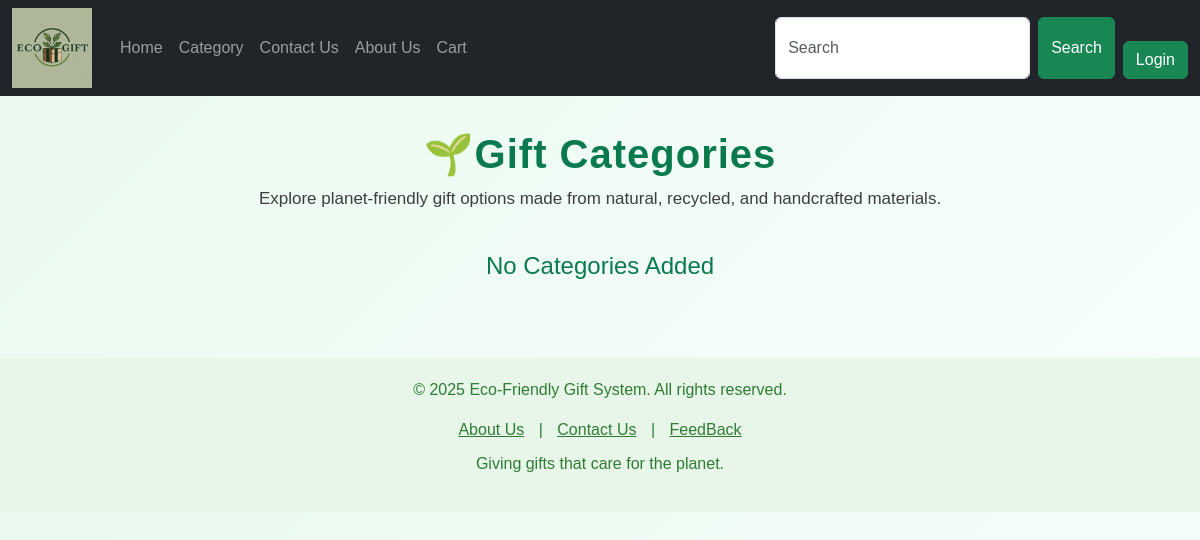
The page /USER_PANEL/cat.php on the database as committed earlier.
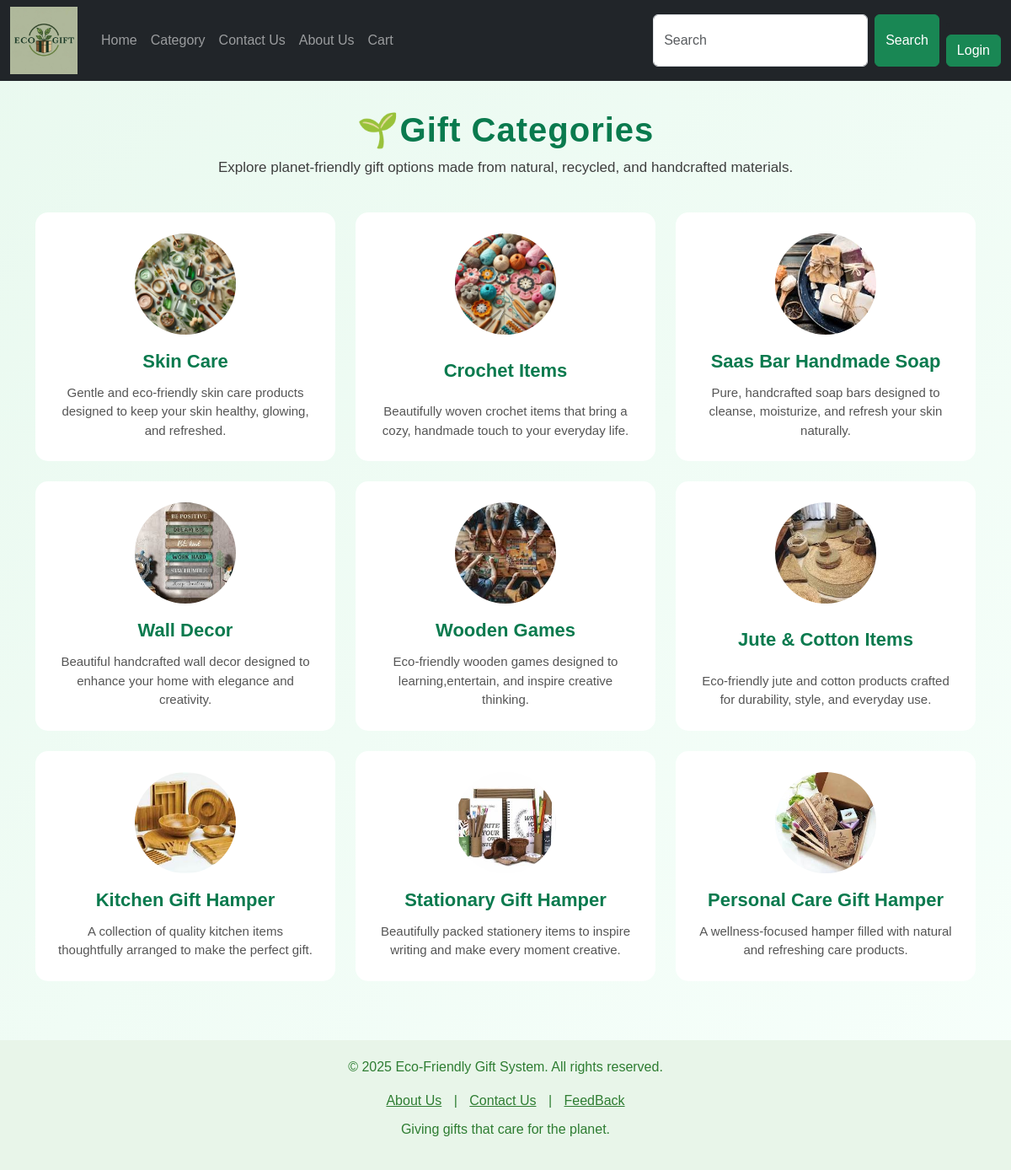
The same page on the database as committed later.
### tables this page shows
CREATE TABLE `category` (
  `c_id` int(11) NOT NULL,
  `c_name` varchar(30) NOT NULL,
  `c_desc` varchar(300) NOT NULL,
  `c_img` varchar(300) NOT NULL
);

### USER_PANEL/cat.php (the view, shortened to what this page needs)
<?php
include 'header.php';
include 'connection.php';
$cat_sql = "SELECT * FROM category";
$cat_result = $con->query($cat_sql);
?>
<!DOCTYPE html>
<html lang="en">
<head>
  <link href="https://cdn.jsdelivr.net/npm/bootstrap@5.3.2/dist/css/bootstrap.min.css" rel="stylesheet">
</head>
<body>
<div class="eco-header">
    <h4>🌱Gift Categories</h4>
    <p>
        Explore planet-friendly gift options made from natural, recycled, and handcrafted materials.
    </p>
</div>
<div class="container category-section">
    <div class="row g-4">
        <?php
        if ($cat_result->num_rows > 0) {
            while ($cat = $cat_result->fetch_assoc()) {
        ?>
        <div class="col-lg-4 col-md-6 col-sm-12">
            <div class="category-card" onclick="location.href='products.php?cat_id=<?= $cat['c_id']; ?>'">
                <div class="category-icon">
                    <img src="../admin_panel/uploads/<?= htmlspecialchars($cat['c_img']); ?>"
                         alt="<?= htmlspecialchars($cat['c_name']); ?>">
                </div>
                <div class="category-name">
                    <?= htmlspecialchars($cat['c_name']); ?>
                </div>
                <div class="category-desc">
                    <?= htmlspecialchars($cat['c_desc']); ?>
                </div>
            </div>
        </div>
        <?php
            }
        } else {
        ?>
        <h4 class="text-center" style="color:#0a7a4e; width:100%;">No Categories Added</h4>
        <?php } ?>
    </div>
</div>
</body>
</html>
<?php include 'footer.php'; ?>

### USER_PANEL/header.php (shortened to what this page needs)
<!DOCTYPE html>
<html lang="en">
<head>
  <link href="https://cdn.jsdelivr.net/npm/bootstrap@5.3.3/dist/css/bootstrap.min.css" rel="stylesheet">
</head>
<body>
<header>
  <nav class="navbar navbar-expand-sm navbar-dark bg-dark">
    <div class="container-fluid">
      <div class="logo">
        <img src="img/logo.png" alt="Site Logo" height="80">
      </div>
      <div class="collapse navbar-collapse" id="mynavbar">
        <ul class="navbar-nav me-auto">
          <li class="nav-item">
            <a class="nav-link" href="index.php">Home</a>
          </li>
          <li class="nav-item">
            <a class="nav-link" href="cat.php">Category</a>
          </li>
          <li class="nav-item">
            <a class="nav-link" href="contactus.php">Contact Us</a>
          </li>
          <li class="nav-item">
            <a class="nav-link" href="aboutus.php">About Us</a>
          </li>
          <li class="nav-item">
            <a class="nav-link" href="cart.php">Cart</a>
          </li>
        </ul>
        <form class="d-flex">
          <input class="form-control me-2" type="text" placeholder="Search">
          <button class="btn btn-success me-2" type="button">Search</button>
          <li class="nav-item">
            <?php if (isset($_SESSION['user_email'])): ?>
                <a href="logout.php" class="btn btn-danger">Logout</a>
            <?php else: ?>
                <a href="login.php" class="btn btn-success">Login</a>
            <?php endif; ?>
          </li>
        </form>
      </div>
    </div>
  </nav>
</header>
</body>
</html>

### USER_PANEL/footer.php (shortened to what this page needs)
<!DOCTYPE html>
<html lang="en">
<head>
</head>
<body>
<footer style="background-color:#e8f5e9; color:#2e7d32; padding:20px; text-align:center; width: 100%;">
    <div class="footer-content">
        <p>&copy; <?php echo date("Y"); ?> Eco-Friendly Gift System. All rights reserved.</p>
        <nav>
            <a href="aboutus.php" style="color:#2e7d32; margin:0 10px;">About Us</a> |
            <a href="contactus.php" style="color:#2e7d32; margin:0 10px;">Contact Us</a> |
            <a href="feeback.php" style="color:#2e7d32; margin:0 10px;">FeedBack</a>
        </nav>
        <p style="margin-top:10px;"> Giving gifts that care for the planet.</p>
    </div>
</footer>
</body>
</html>

### USER_PANEL/header.php (style rules this page uses)
header { position: fixed; top: 0; left: 0; width: 100%; z-index: 1000; }
.logo { margin-right: 20px; }

### USER_PANEL/cat.php (style rules this page uses)
body { background: linear-gradient(135deg, #e9f9ef, #f7fffb); font-family: "Poppins", sans-serif; overflow-x: hidden; }
.eco-header { text-align: center; margin-top: 130px; padding: 0 20px; }
.eco-header h4 { font-size: 40px; color: #0a7a4e; font-weight: 700; letter-spacing: 1px; }
.eco-header p { font-size: 17px; color: #3e3e3e; margin-top: 8px; max-width: 700px; margin-left: auto; margin-right: auto; }
.category-section { margin-top: 40px; margin-bottom: 70px; }
.category-card { background: white; border-radius: 15px; padding: 25px; text-align: center; transition: 0.3s; cursor: pointer; display: flex; flex-direction: column; justify-content: space-between; height: 100%; }
.category-icon img { width: 120px; height: 120px; object-fit: cover; border-radius: 50%; margin: 0 auto; }
.category-name { font-size: 22px; margin-top: 15px; font-weight: bold; color: #0a7a4e; }
.category-desc { color: #555; margin-top: 10px; font-size: 15px; }

Rows that differ between the two databases and show on the page:
added category: c_img (picture), c_name "Skin Care", c_desc "Gentle and eco-friendly skin care products designed to keep your skin healthy, glowing, and refreshed."
added category: c_img (picture), c_name "Crochet Items", c_desc "Beautifully woven crochet items that bring a cozy, handmade touch to your everyday life."
added category: c_img (picture), c_name "Saas Bar Handmade Soap", c_desc "Pure, handcrafted soap bars designed to cleanse, moisturize, and refresh your skin naturally."
added category: c_img (picture), c_name "Wall Decor", c_desc "Beautiful handcrafted wall decor designed to enhance your home with elegance and creativity."
added category: c_img (picture), c_name "Wooden Games", c_desc "Eco-friendly wooden games designed to learning,entertain, and inspire creative thinking."
added category: c_img (picture), c_name "Jute & Cotton Items", c_desc "Eco-friendly jute and cotton products crafted for durability, style, and everyday use."
added category: c_img (picture), c_name "Kitchen Gift Hamper", c_desc "A collection of quality kitchen items thoughtfully arranged to make the perfect gift."
added category: c_img (picture), c_name "Stationary Gift Hamper", c_desc "Beautifully packed stationery items to inspire writing and make every moment creative."
added category: c_img (picture), c_name "Personal Care Gift Hamper", c_desc "A wellness-focused hamper filled with natural and refreshing care products."
Other text that changed with them:
text no longer shown: "No Categories Added"
